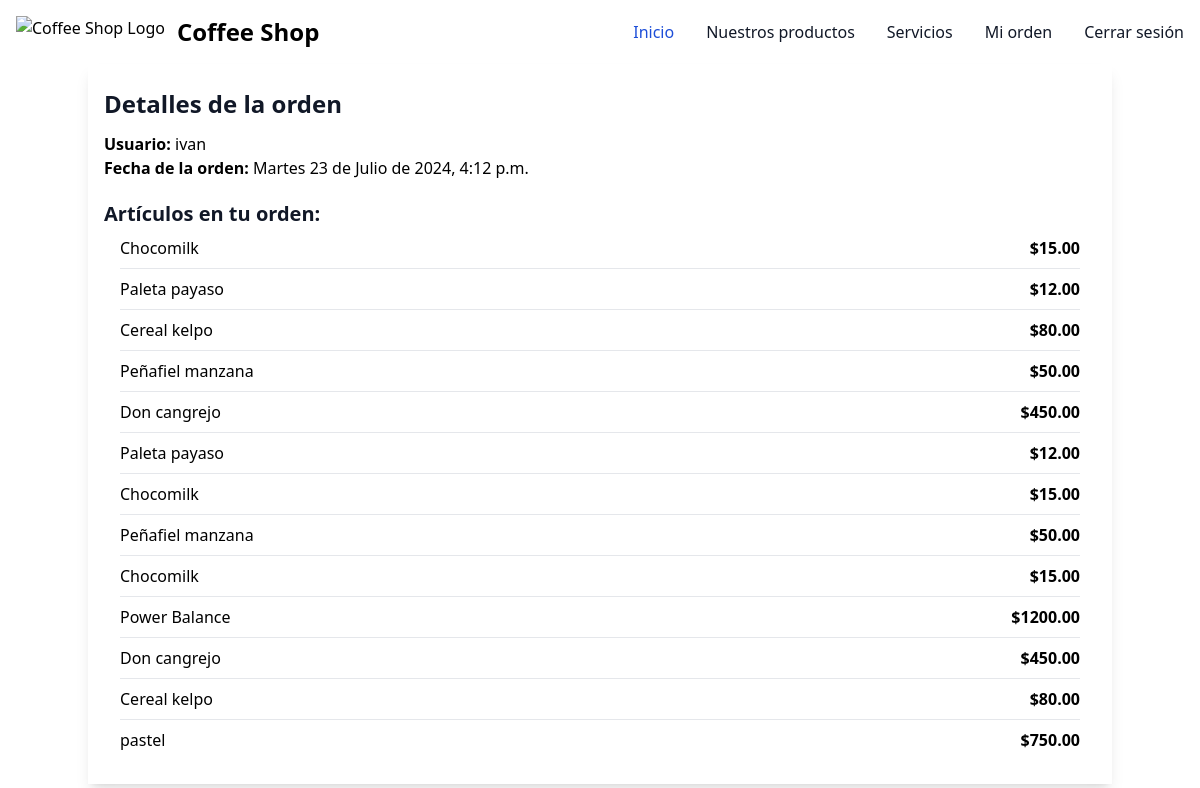
/orders/my-order (signed in), run on the app's committed database.
### orders/models.py (models this page shows, shortened)
class Order(models.Model):
    user = models.ForeignKey(User, on_delete=models.CASCADE)
    is_active = models.BooleanField(default=True)
    order_date = models.DateTimeField(auto_now=True)

class OrderHasProduct(models.Model):
    order = models.ForeignKey(Order, on_delete=models.CASCADE)
    product = models.ForeignKey(Product, on_delete=models.PROTECT)
    quantity = models.IntegerField()

### products/models.py (models this page shows, shortened)
class Product(models.Model):
    name = models.TextField(max_length=100, verbose_name="nombre")
    description = models.TextField(max_length=300, verbose_name="descripcion")
    price = models.DecimalField(max_digits=10, decimal_places=2, verbose_name="precio")
    available = models.BooleanField(default=True, verbose_name="disponible")
    photo = models.ImageField(
        upload_to="logos", null=True, blank=True, verbose_name="foto"
    )

### orders/views.py (the view)
# urls.py: path("my-order", MyOrderView.as_view(), name="my-order"),
class MyOrderView(LoginRequiredMixin, generic.DetailView):
    model = Order
    template_name = "orders/my_order.html"
    context_object_name = "order"
    def get_object(self, queryset: QuerySet = None):
        return Order.objects.filter(is_active=True, user=self.request.user).first()

### orders/templates/orders/my_order.html (shortened to what this page needs)
{% extends "base.html" %}
{% block content %}
<h1 class="text-xl font-bold text-gray-900 sm:text-2xl">Detalles de la orden</h1>
<p class="mt-3"><b>Usuario:</b> {{order.user.username}}</p>
<p><b>Fecha de la orden:</b> {{order.order_date|date:"l j \d\e F \d\e Y, P"}}</p>
<h1 class="mt-5 text-xl font-bold text-gray-900 sm:text-xl">Artículos en tu orden:</h1>
<div class="pl-4 pr-4 divide-y divide">
    {% for orderproduct in order.orderhasproduct_set.all %}
    <div class="pt-2 pb-2 flex flex-row justify-between">
        <div>{{orderproduct.product.name}}</div>
        <div class="order-last"><b>${{orderproduct.product.price}}</b></div>
    </div>
    {% empty %}
        No hay productos en esta orden.
    {% endfor %}
</div>
{% endblock content %}

### templates/base.html (shortened to what this page needs)
<!DOCTYPE html>
<html>
    <head>
        <script src="https://cdn.tailwindcss.com"></script>
    </head>
    <body>
        <nav class="bg-white border-gray-200 dark:bg-gray-900">
            <div class="max-w-screen-xl flex flex-wrap items-center justify-between mx-auto p-4">
                <a href="{% url "login" %}" class="flex items-center space-x-3 rtl:space-x-reverse">
                    <img src="/media/logos/coffee-machine.png" class="h-8" alt="Coffee Shop Logo" />
                    <span class="self-center text-2xl font-semibold whitespace-nowrap dark:text-white">Coffee Shop</span>
                </a>
                <div class="hidden w-full md:block md:w-auto" id="navbar-default">
                <ul class="font-medium flex flex-col p-4 md:p-0 mt-4 border border-gray-100 rounded-lg bg-gray-50 md:flex-row md:space-x-8 rtl:space-x-reverse md:mt-0 md:border-0 md:bg-white dark:bg-gray-800 md:dark:bg-gray-900 dark:border-gray-700">
                    <li>
                    <a href="#" class="block py-2 px-3 text-white bg-blue-700 rounded md:bg-transparent md:text-blue-700 md:p-0 dark:text-white md:dark:text-blue-500" aria-current="page">Inicio</a>
                    </li>
                    <li>
                    <a href="{% url "list_products" %}" class="block py-2 px-3 text-gray-900 rounded hover:bg-gray-100 md:hover:bg-transparent md:border-0 md:hover:text-blue-700 md:p-0 dark:text-white md:dark:hover:text-blue-500 dark:hover:bg-gray-700 dark:hover:text-white md:dark:hover:bg-transparent">Nuestros productos</a>
                    </li>
                    <li>
                    <a href="#" class="block py-2 px-3 text-gray-900 rounded hover:bg-gray-100 md:hover:bg-transparent md:border-0 md:hover:text-blue-700 md:p-0 dark:text-white md:dark:hover:text-blue-500 dark:hover:bg-gray-700 dark:hover:text-white md:dark:hover:bg-transparent">Servicios</a>
                    </li>
                    <li>
                    <a href="{% url "my-order" %}" class="block py-2 px-3 text-gray-900 rounded hover:bg-gray-100 md:hover:bg-transparent md:border-0 md:hover:text-blue-700 md:p-0 dark:text-white md:dark:hover:text-blue-500 dark:hover:bg-gray-700 dark:hover:text-white md:dark:hover:bg-transparent">Mi orden</a>
                    </li>
                    <li>
                    <a href="{% url "logout" %}" class="block py-2 px-3 text-gray-900 rounded hover:bg-gray-100 md:hover:bg-transparent md:border-0 md:hover:text-blue-700 md:p-0 dark:text-white md:dark:hover:text-blue-500 dark:hover:bg-gray-700 dark:hover:text-white md:dark:hover:bg-transparent">Cerrar sesión</a>
                    </li>
                </ul>
                </div>
            </div>
        </nav>
        <div class="container mx-auto px-4 shadow-lg pt-6 pb-6">
            {% block content %}{% endblock content %}
        </div>
    </body>
</html>

### data on the page
Order: user.username "ivan", order_date "Martes 23 de Julio de 2024, 4:12 p.m."
OrderHasProduct: product.name "Chocomilk", product.price "15.00"
OrderHasProduct: product.name "Paleta payaso", product.price "12.00"
OrderHasProduct: product.name "Cereal kelpo", product.price "80.00"
OrderHasProduct: product.name "Peñafiel manzana", product.price "50.00"
OrderHasProduct: product.name "Don cangrejo", product.price "450.00"
OrderHasProduct: product.name "Paleta payaso", product.price "12.00"
OrderHasProduct: product.name "Chocomilk", product.price "15.00"
OrderHasProduct: product.name "Peñafiel manzana", product.price "50.00"
OrderHasProduct: product.name "Chocomilk", product.price "15.00"
OrderHasProduct: product.name "Power Balance", product.price "1200.00"
OrderHasProduct: product.name "Don cangrejo", product.price "450.00"
OrderHasProduct: product.name "Cereal kelpo", product.price "80.00"
OrderHasProduct: product.name "pastel", product.price "750.00"
